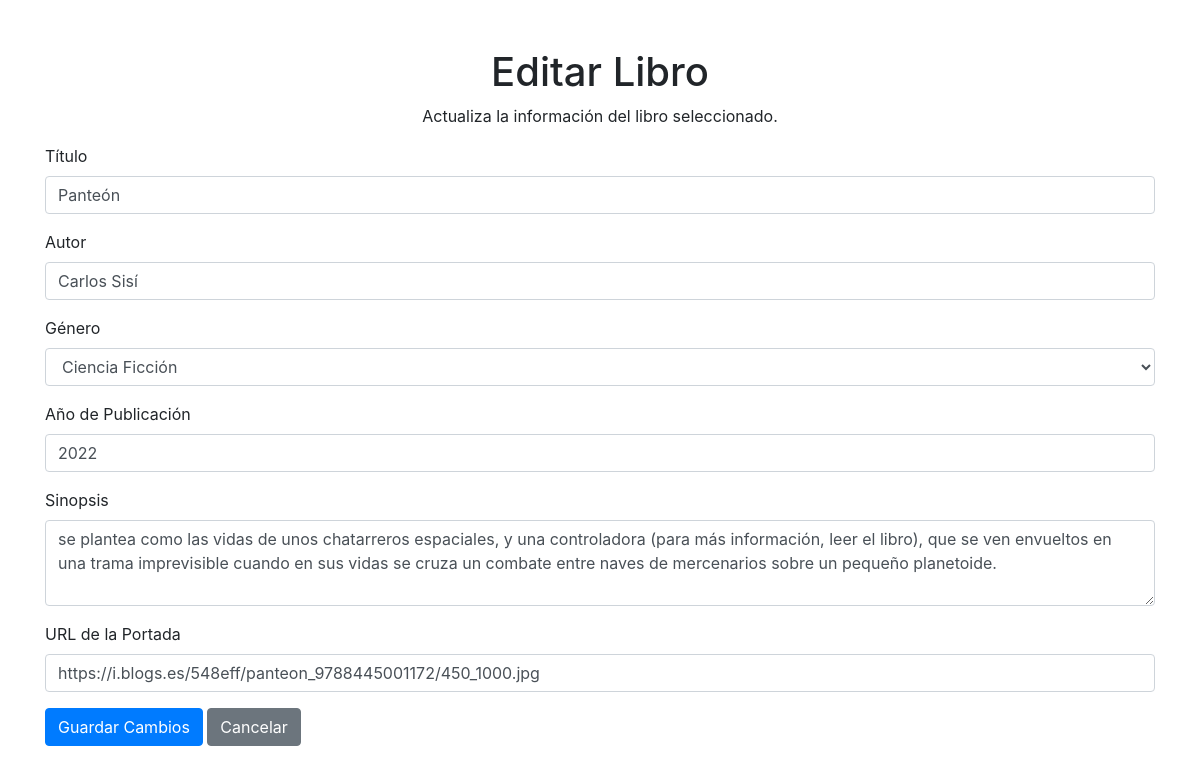
The app's page /editar.php?id=8 with its own data.
### tables this page shows
CREATE TABLE `libros` (
  `id` int(11) NOT NULL,
  `titulo` varchar(100) NOT NULL,
  `autor` varchar(100) NOT NULL,
  `genero_id` int(11) DEFAULT NULL,
  `año_publicacion` year(4) DEFAULT NULL,
  `sinopsis` text DEFAULT NULL,
  `portada_url` varchar(255) DEFAULT NULL,
  `fecha_agregado` timestamp NOT NULL DEFAULT current_timestamp()
);

### public/editar.php (the view, shortened to what this page needs)
<?php
include 'conexion.php';
$id = $_GET['id'];
$sql = "SELECT * FROM libros WHERE id = ?";
$stmt = $conn->prepare($sql);
$stmt->bind_param("i", $id);
$stmt->execute();
$result = $stmt->get_result();
$libro = $result->fetch_assoc();
?>
<!DOCTYPE html>
<html lang="es">
<head>
    <link rel="stylesheet" href="https://stackpath.bootstrapcdn.com/bootstrap/4.5.2/css/bootstrap.min.css">
</head>
<body>
    <div class="container mt-5">
        <h1 class="text-center">Editar Libro</h1>
        <p class="text-center">Actualiza la información del libro seleccionado.</p>
        <form method="POST" action="">
            <div class="form-group">
                <label for="titulo">Título</label>
                <input type="text" class="form-control" id="titulo" name="titulo" value="<?php echo htmlspecialchars($libro['titulo']); ?>" required>
            </div>
            <div class="form-group">
                <label for="autor">Autor</label>
                <input type="text" class="form-control" id="autor" name="autor" value="<?php echo htmlspecialchars($libro['autor']); ?>" required>
            </div>
            <div class="form-group">
                <label for="genero_id">Género</label>
                <select class="form-control" id="genero_id" name="genero_id" required>
                    <?php
                    include 'conexion.php';
                    $sql_generos = "SELECT id, nombre FROM generos";
                    $result_generos = $conn->query($sql_generos);
                    while ($row = $result_generos->fetch_assoc()) {
                        $selected = $libro['genero_id'] == $row['id'] ? 'selected' : '';
                        echo "<option value='" . $row['id'] . "' $selected>" . htmlspecialchars($row['nombre']) . "</option>";
                    }
                    ?>
                </select>
            </div>
            <div class="form-group">
                <label for="año_publicacion">Año de Publicación</label>
                <input type="number" class="form-control" id="año_publicacion" name="año_publicacion" min="0" max="2100" value="<?php echo htmlspecialchars($libro['año_publicacion']); ?>">
            </div>
            <div class="form-group">
                <label for="sinopsis">Sinopsis</label>
                <textarea class="form-control" id="sinopsis" name="sinopsis" rows="3"><?php echo htmlspecialchars($libro['sinopsis']); ?></textarea>
            </div>
            <div class="form-group">
                <label for="portada_url">URL de la Portada</label>
                <input type="url" class="form-control" id="portada_url" name="portada_url" value="<?php echo htmlspecialchars($libro['portada_url']); ?>">
            </div>
            <button type="submit" class="btn btn-primary">Guardar Cambios</button>
            <a href="index.php" class="btn btn-secondary">Cancelar</a>
        </form>
    </div>
</body>
</html>

### records on screen
libros: titulo "Panteón", autor "Carlos Sisí", año_publicacion "2022", sinopsis "se plantea como las vidas de unos chatarreros espaciales, y una controladora (para más información, leer el libro), que se ven envueltos en una trama imprevisible cuando en sus vidas se cruza un combate entre naves de mercenarios sobre un pequeño planetoide.", portada_url "https://i.blogs.es/548eff/panteon_9788445001172/450_1000.jpg"

### other values on screen
form field genero_id "Ciencia Ficción"
